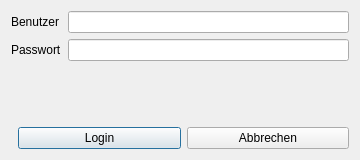
<?xml version="1.0" encoding="UTF-8"?>
<ui version="4.0">
 <class>LoginDialog</class>
 <widget class="QDialog" name="LoginDialog">
  <property name="geometry">
   <rect>
    <x>0</x>
    <y>0</y>
    <width>360</width>
    <height>160</height>
   </rect>
  </property>
  <property name="windowTitle">
   <string>Login</string>
  </property>
  <layout class="QVBoxLayout" name="verticalLayout">
   <item>
    <layout class="QFormLayout" name="formLayout">
     <item row="0" column="0">
      <widget class="QLabel" name="labelUser">
       <property name="text">
        <string>Benutzer</string>
       </property>
      </widget>
     </item>
     <item row="0" column="1">
      <widget class="QLineEdit" name="leUser"/>
     </item>
     <item row="1" column="0">
      <widget class="QLabel" name="labelPass">
       <property name="text">
        <string>Passwort</string>
       </property>
      </widget>
     </item>
     <item row="1" column="1">
      <widget class="QLineEdit" name="lePassword">
       <property name="echoMode">
        <enum>QLineEdit::Password</enum>
       </property>
      </widget>
     </item>
    </layout>
   </item>
   <item>
    <layout class="QHBoxLayout" name="buttonBox">
     <item>
      <spacer name="hSpacer">
       <property name="orientation">
        <enum>Qt::Horizontal</enum>
       </property>
      </spacer>
     </item>
     <item>
      <widget class="QPushButton" name="btnLogin">
       <property name="text">
        <string>Login</string>
       </property>
      </widget>
     </item>
     <item>
      <widget class="QPushButton" name="btnCancel">
       <property name="text">
        <string>Abbrechen</string>
       </property>
      </widget>
     </item>
    </layout>
   </item>
  </layout>
 </widget>
 <connections/>
</ui>
